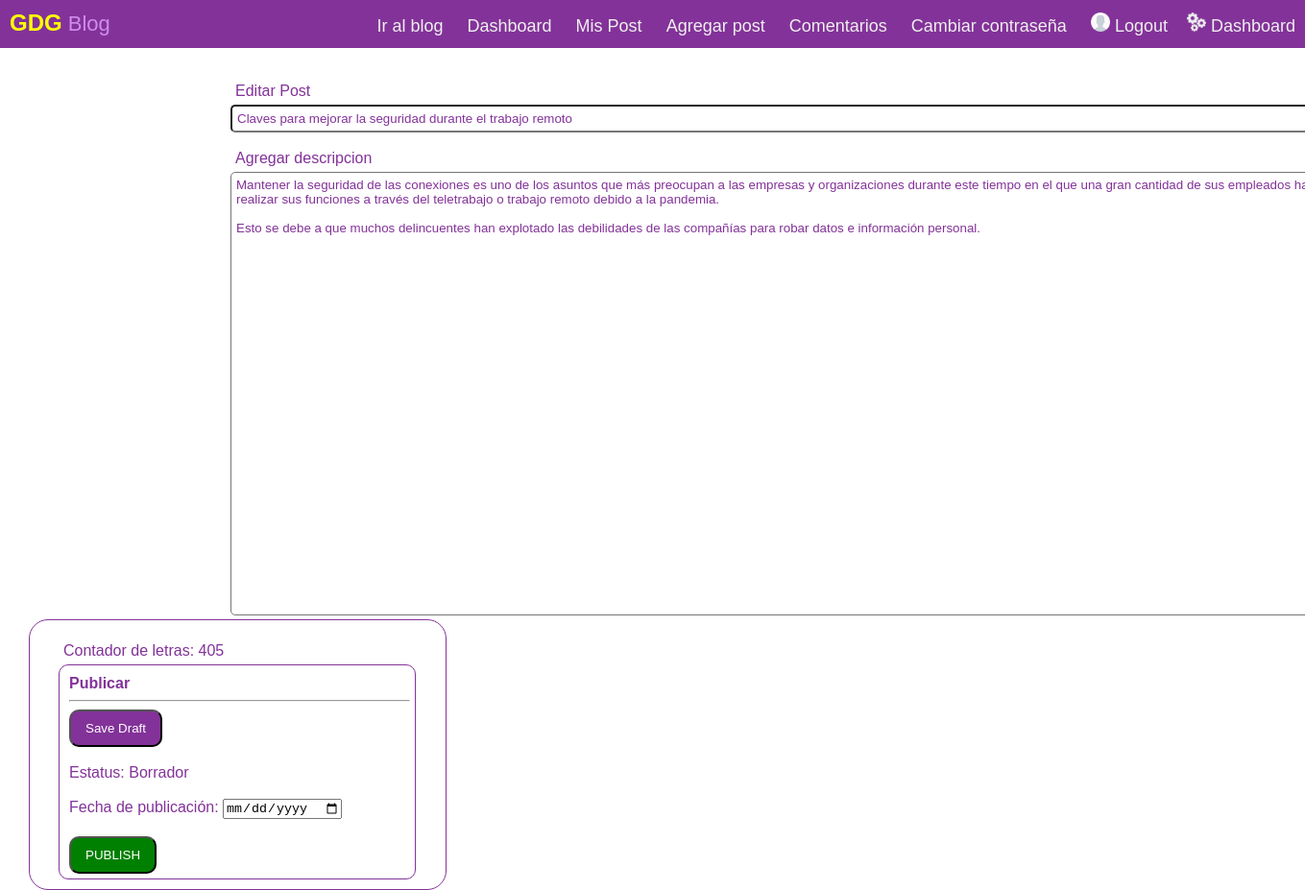
The page /admin/edit-post.php?pid=36 (signed in) on the database its author committed.
### tables this page shows
CREATE TABLE `posts` (
  `Post_ID` int(11) NOT NULL,
  `title` varchar(100) NOT NULL,
  `description` text NOT NULL,
  `featured` varchar(200) NOT NULL,
  `category` varchar(30) NOT NULL,
  `author` varchar(50) NOT NULL,
  `date` datetime NOT NULL,
  `status` varchar(10) NOT NULL,
  `visitors` int(5) NOT NULL,
  `scheduledate` date NOT NULL
);

### admin/edit-post.php (the view, shortened to what this page needs)
<?php
if(isset($_SESSION['ID']))
{
if (isset($_GET['pid'])) {
	$pid=$_GET['pid'];
}
}
else
{
	header("Location:login.php");
}
?>
<?php
if (isset($_GET['pid'])) {
	$pid=$_GET['pid'];
}
if($result = mysqli_query($db,"select *from posts where Post_ID like '$pid';")
)
	{$row = mysqli_fetch_assoc($result);
	}
	else
	{
		header("Location:../notfound.php");
	}
?>
<!DOCTYPE html>
<html>
<head>
	<link rel="stylesheet" type="text/css" href="../style.css">
</head>
<body>
	 <div class="nav">
  <div class="nav-header">
    <div class="nav-title">
      <font color="yellow" size="5"><b>GDG</b></font> <font color="#cf8cea">Blog</font>
    </div>
  </div>
  <div class="nav-links" >
  <a class="active" href="../index.php">Ir al blog</a>
  <a href="index.php">Dashboard</a>
  <a href="all-posts.php">Mis Post</a>
  <a href="add-post.php">Agregar post</a>
  <a href="all-comments.php">Comentarios</a>
  <a href="changepass.php">Cambiar contraseña</a>
    <?php  if(!isset($_SESSION['ID']))
      {
        echo "<a href='login.php'>&nbsp;<img src='../images/user.png' width='20px'>&nbsp;Login/Register</a>";
      }
        else {
        echo "<a href='logout.php'><img src='../images/user.png' width='20px'>&nbsp;Logout</a><a href='index.php'><img src='../images/settings-gears.png' width='20px'>&nbsp;Dashboard</a>";
      }
        ?>
  </div>
	<div class="container">
		<form action="<?php echo htmlspecialchars($_SERVER["PHP_SELF"]);?>" method="POST">
		<div class="left"><br>
			<label class="forg">Editar Post</label><br>
			<input class="forg" type="text" name="title" placeholder="Enter Title Here" value="<?php echo $row['title']?>" />
			<br><br>
			<label class="forg">Agregar descripcion</label><br>
			<textarea id="cont" name="cont" class="forg" rows="30" cols="100" ><?php echo $row['description']?></textarea>
		</div>
		<div class="right"><br>
			<label class="forg">Contador de letras: <span id="wordCount">0</span></label>
			<div class="publishbox">
				<label><b>Publicar</b></label>
				<hr>
				<input type="submit" name="draft" class="draft" value="Save Draft">
				<br><br>
				<label class="we">Estatus: Borrador</label><br><br>
				<label class="we">Fecha de publicación:</label>
                <input type="date" name="scheduledate"/>
				<br>
				<br>
				<input type="submit" class="pub" value="PUBLISH" name="publish"></input>
			</div>
		</div>
		</form>
	</div>
</body>
</html>

### style.css (style rules this page uses)
label { font-family: 'Quicksand', sans-serif; color: #833299; }
.nav-links a { padding-bottom: 35px; }
.container { margin-top: 20px; width:97%; margin-left: 20px; margin-right: 20px; height: 98%; }
.left { width:98%; border-radius: 20px; margin-left: 200px; height: 80%; float: left; }
@media (max-width: 1600px) { .left { width:97%; border-radius: 20px; height: 80%; float: left; } }
.right { width:33%; padding: 5px 10px 10px 10px; margin-left: 10px; border-radius: 20px; border: 1px solid #833299; height: 80%; float: left; }
* { box-sizing: border-box; }
body { margin: 0px; font-family: 'Quicksand', sans-serif; }
.nav { height: 50px; width: 100%; background-color: #833299; position: relative; }
.nav > .nav-header { display: inline; }
.nav > .nav-header > .nav-title { display: inline-block; font-size: 22px; color: #fff; padding: 10px 10px 10px 10px; }
.nav > .nav-links { display: inline; float: right; font-size: 18px; }
.nav > .nav-links > a { display: inline-block; padding: 13px 10px 13px 10px; text-decoration: none; color: #efefef; }

### admin/edit-post.php (style rules this page uses)
.forg { color: #833299; font-family: Arial; size: 4; margin-left: 20px; width: 94%; margin-left: 20px; margin-top: 5px; padding: 5px 5px 5px 5px; }
input[type=text],textarea { border-radius: 5px; }
.publishbox { color: #833299; font-family: Arial; size: 4; margin-left: 20px; width: 90%; border-radius: 10px; border: 1px solid #833299; margin-top: 5px; padding: 10px 5px 5px 10px; }
.draft { background-color: #833299; color: white; padding: 10px 15px 10px 15px; border-radius: 10px; }
.pub { background-color: green; color: white; padding: 10px 15px 10px 15px; border-radius: 10px; }
.we { margin-top: : 20px; }

### rows shown on the page
posts: title "Claves para mejorar la seguridad durante el trabajo remoto", cont "Mantener la seguridad de las conexiones es uno de los asuntos que más preocupan a las empresas y organizaciones durante este tiempo en el que una gran cantidad de sus empleados ha tenido que realizar sus funciones a través del teletrabajo o trabajo remoto debido a la pandemia. Esto se debe a que muchos delincuentes han explotado las debilidades de las compañías para robar datos e información personal."
